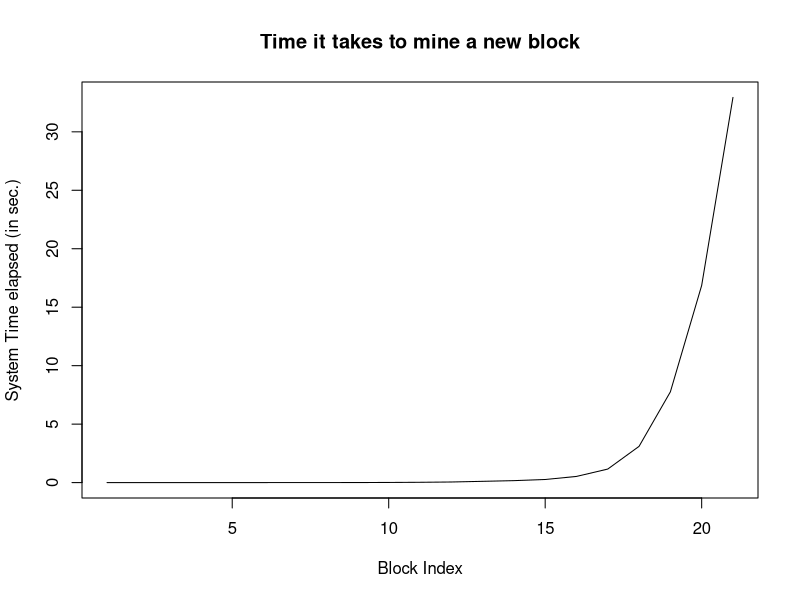

The R source for this figure:
## ---- chunk 1
if (!require(digest)){ 
        install.packages(digest) 
} 
## ---- chunk 2
block_example <- list(index = 1,
                 timestamp = "2018-01-05 17.00 MST",
                 data = "some data",
                 previous_hash = 0,
                 proof = 9,
                 new_hash = NULL)
## ---- chunk 3
library("digest")

digest("Stata" ,"sha256") # first try
digest("R", "sha256") # second try
## ---- chunk 4
#Function that creates a hashed "block"
hash_block <- function(block){
  block$new_hash <- digest(c(block$index,
                             block$timestamp,
                             block$data,
                             block$previous_hash), "sha256")
  return(block)
}
## ---- chunk 5
### Simple Proof of Work Alogrithm
proof_of_work <- function(last_proof){
  proof <- last_proof + 1

  # Increment the proof number until a number is found that is divisable by 99 and by the proof of the previous block
  while (!(proof %% 99 == 0 & proof %% last_proof == 0 )){
    proof <- proof + 1
  }

  return(proof)
}
## ---- chunk 6
#A function that takes the previous block and normally some data (in our case the data is a string indicating which block in the chain it is)

gen_new_block <- function(previous_block){

  #Proof-of-Work
  new_proof <- proof_of_work(previous_block$proof)

  #Create new Block
  new_block <- list(index = previous_block$index + 1,
                    timestamp = Sys.time(),
                    data = paste0("this is block ", previous_block$index +1),
                    previous_hash = previous_block$new_hash,
                    proof = new_proof)

  #Hash the new Block
  new_block_hashed <- hash_block(new_block)

  return(new_block_hashed)
}
## ---- chunk 7
# Define Genesis Block (index 1 and arbitrary previous hash)
block_genesis <-  list(index = 1,
                       timestamp = Sys.time(),
                       data = "Genesis Block",
                       previous_hash = "0",
                       proof = 1)
## ---- chunk 8
blockchain <- list(block_genesis)
previous_block <- blockchain[[1]]

  # How many blocks should we add to the chain after the genesis block
  num_of_blocks_to_add <- 5

  # Add blocks to the chain
  for (i in 1: num_of_blocks_to_add){
    block_to_add <- gen_new_block(previous_block) 
    blockchain[i+1] <- list(block_to_add)
    previous_block <- block_to_add

    print(cat(paste0("Block ", block_to_add$index, " has been added", "\n",
               "\t", "Proof: ", block_to_add$proof, "\n",
               "\t", "Hash: ", block_to_add$new_hash)))
  }
## ---- chunk 9
  # Create blockchain
  blockchain <- list(block_genesis)
  previous_block <- blockchain[[1]]

  num_of_blocks_to_add <- 20
  time_it_takes_to_create_new_block <- rep(0, num_of_blocks_to_add+1)
  
  for (i in 1: num_of_blocks_to_add){
    time_it_takes_to_create_new_block[i+1] <- system.time({
      block_to_add <- gen_new_block(previous_block) 
      blockchain[i+1] <- list(block_to_add)
      previous_block <- block_to_add})[3]
  } # Add blocks to the chain

    plot(time_it_takes_to_create_new_block,
       type = "l",
       ylab = "System Time elapsed (in sec.)",
       xlab = "Block Index",
       main = "Time it takes to mine a new block")
## ---- chunk 10
blockchain[[5]]
